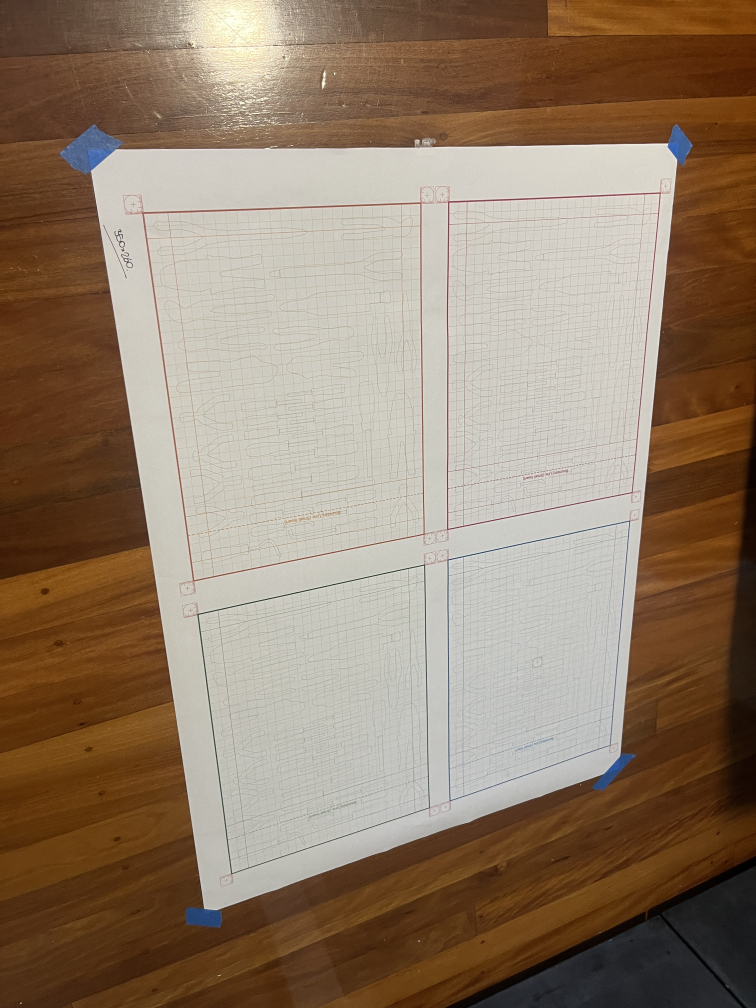
#> input picture data/inputs/colour_benchmark/ceilinglight__badangle__flat__01.JPG, 3024 x 4032 px (shown at 1/4 size)
$ python -i test_hsv_variants.py   (imports and definitions only)
#> lines starting #> are read from the running program, lines starting #| are printed output that depends on the picture; after the words box and inside, x2 and y2 are one past the last pixel; in counts of white or black regions, pixels touching at a corner belong together
#> further down, picture is the input picture: shape (4032, 3024, 3); mean B, G, R 106, 125.8, 145.7
"""Batch test of HSV-only grid-removal variants on V2BlueColourTest01.

The user observed:
* The current production (LAB-primary) leaves minor grid lines and one
  major grid line completely intact on V2 prints
* Curved-band geometry detection is too destructive on pen / tool ink
* Wants to disable bands for now and dial in HSV-only detection

Approach: take the rectified image, apply ONLY an HSV mask (no LAB, no
bands), fill with paper_blended_fill, normalise to white.  Try several
HSV threshold combinations to find the sweet spot for V2 inputs.

    python tools/test_hsv_variants.py
"""
from __future__ import annotations
import sys
import time
from pathlib import Path
from typing import Callable

sys.path.insert(0, str(Path(__file__).parent.parent / "src"))

import cv2
import numpy as np

from armourcore_cds.phase2.trace_isolation import (
    normalise_lighting,
    normalise_paper_to_white,
    boost_chroma,
    paper_blended_fill,
    _remove_small_components,
    build_lab_orange_mask,
)

REPO = Path(__file__).parent.parent


# =====================================================================
# Helpers
# =====================================================================

def _hsv_mask(
    image_bgr: np.ndarray,
    hue_low: int = 0,
    hue_high: int = 40,
    sat_min: int = 25,
    val_min: int = 10,
    chroma_boost: float = 1.0,
    close_px: int = 2,
    min_component_px: int = 15,
) -> np.ndarray:
#> called with hue_low = 0, hue_high = 40, sat_min = 15, val_min = 10, chroma_boost = 1, close_px = 2, min_component_px = 15
    if chroma_boost and chroma_boost > 1.0:
        det = boost_chroma(image_bgr, gain=chroma_boost)
    else:
        det = image_bgr
    hsv = cv2.cvtColor(det, cv2.COLOR_BGR2HSV)
#> hsv: shape (4032, 3024, 3); mean H, S, V 22.6, 99.9, 146.3
    lower = np.array([hue_low, sat_min, val_min], dtype=np.uint8)
    upper = np.array([hue_high, 255, 255], dtype=np.uint8)
    m = cv2.inRange(hsv, lower, upper)
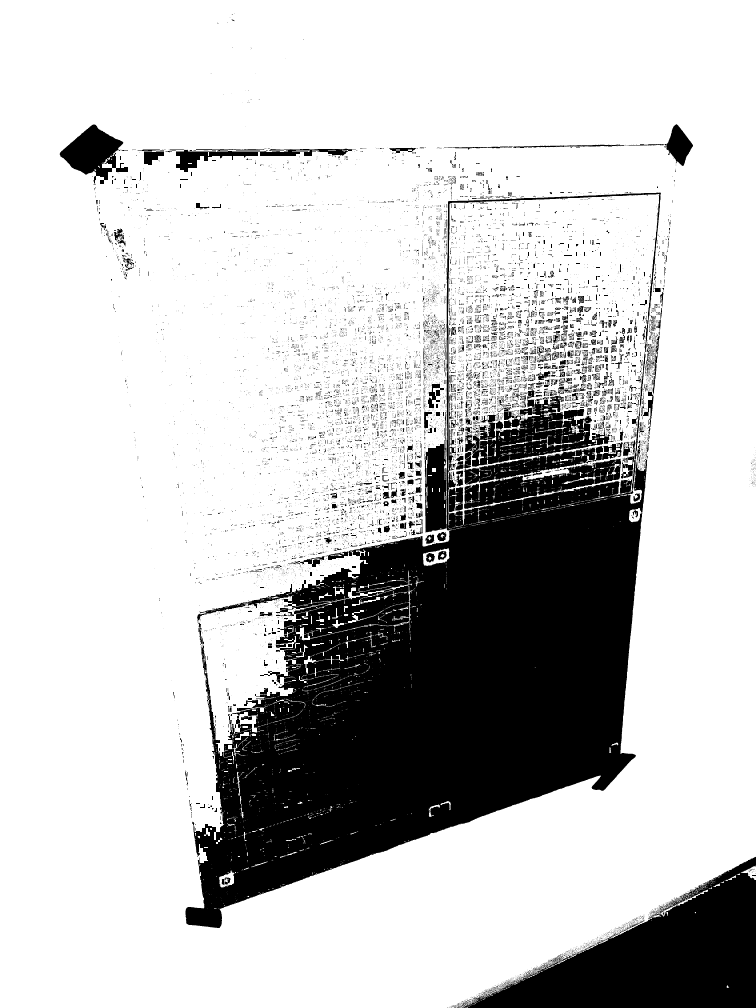
#> m: shape (4032, 3024) (shown at 1/4 size); 78.2% white; 20671 black regions (19022 under 20 px), largest, box (x1, y1, x2, y2) and area: (742, 770, 2644, 3712) 1872491, (1843, 3427, 3024, 4032) 337952, (1856, 1785, 2486, 2035) 76523
    if close_px > 0:
        k = cv2.getStructuringElement(
            cv2.MORPH_ELLIPSE, (close_px * 2 + 1, close_px * 2 + 1))
        m = cv2.morphologyEx(m, cv2.MORPH_CLOSE, k)
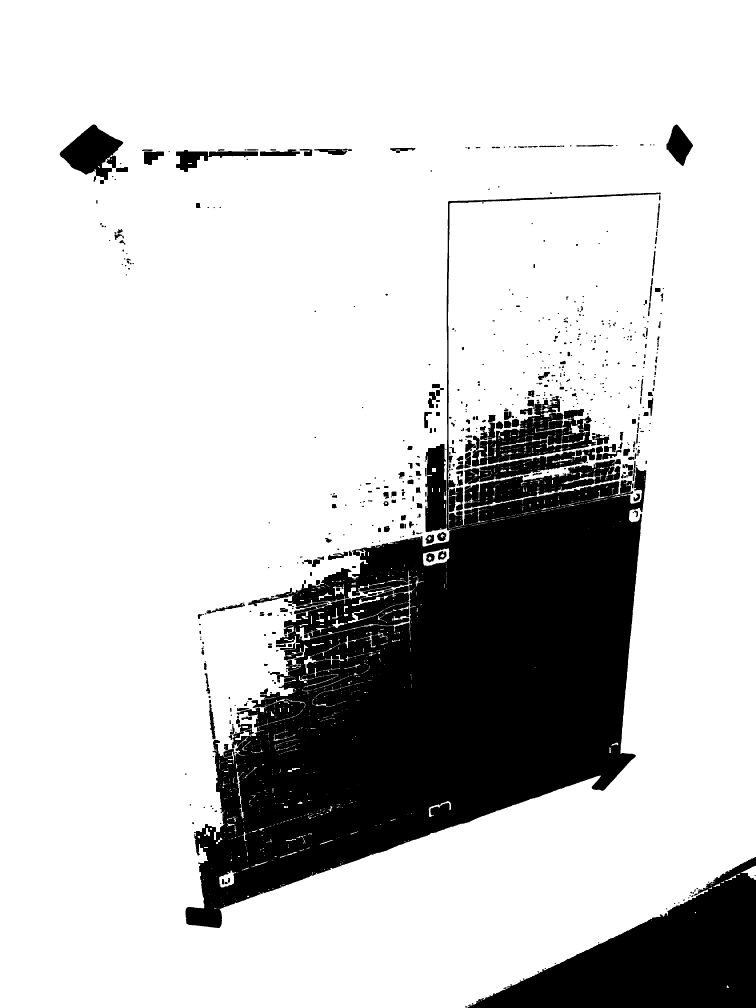
#> m: shape (4032, 3024) (shown at 1/4 size); 79.7% white; 636 black regions (143 under 20 px), largest, box (x1, y1, x2, y2) and area: (742, 770, 2643, 3712) 1837888, (1870, 3427, 3024, 4032) 329521, (1888, 1583, 2384, 1867) 55508
    if min_component_px > 0:
#> (the run stopped early here; a loop or call above may not have finished)
